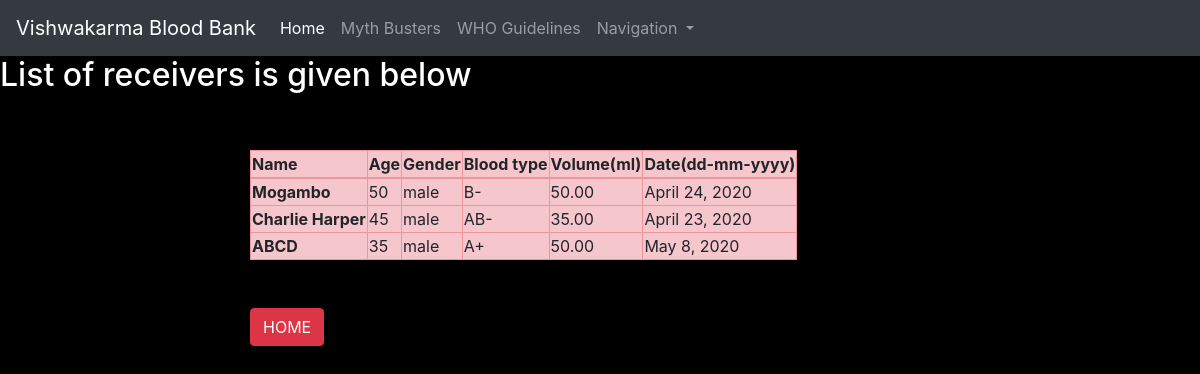
The page /receivers on the database its author committed.
### blbd/models.py (models this page shows)
class receiver(models.Model):
    receivers_id = models.BigAutoField
    receivers_name  = models.CharField(max_length=50)
    receivers_age  = models.IntegerField(default=0)
    receivers_email = models.EmailField(max_length=50,default="")
    receivers_gender = models.CharField(max_length=10)
    receivers_blood_group = models.CharField(max_length=5)
    receivers_Volume = models.DecimalField(max_digits=5,decimal_places=2)
    receivers_date = models.DateField()
    def __str__(self):
        return self.receivers_name

### blbd/views.py (the view)
# urls.py: path('receivers', views.receivers, name='receivers'),
def receivers(request):
    receive = receiver.objects.all()
    print(receive)
    nrows = len(receive)
    params = {"no._of_rows":nrows,"range":range(nrows),"receiver":receive}
    return render(request,'receivers.html',params)

### templates/receivers.html (shortened to what this page needs)
<!doctype html>
<html lang="en">
  <head>
    <link rel="stylesheet" href="https://stackpath.bootstrapcdn.com/bootstrap/4.4.1/css/bootstrap.min.css">
  </head>
  <body>
    <nav class="navbar navbar-expand-lg navbar navbar-dark bg-dark">
  <a class="navbar-brand" href="/">Vishwakarma Blood Bank</a>
  <div class="collapse navbar-collapse" id="navbarNavDropdown">
    <ul class="navbar-nav">
      <li class="nav-item active">
        <a class="nav-link" href="/">Home <span class="sr-only">(current)</span></a>
      </li>
      <li class="nav-item">
        <a class="nav-link" href="http://127.0.0.1:8000/myths">Myth Busters</a>
      </li>
      <li class="nav-item">
        <a class="nav-link" href="http://127.0.0.1:8000/who">WHO Guidelines</a>
      </li>
      <li class="nav-item dropdown">
        <a class="nav-link dropdown-toggle" href="#" id="navbarDropdownMenuLink" role="button" data-toggle="dropdown" aria-haspopup="true" aria-expanded="false">
          Navigation
        </a>
      </li>
    </ul>
  </div>
</nav>
  <font color="white">
  <p class="h2">List of receivers is given below</p></font><br><br>
  <div class="mx-auto" style="width:700px;">
  <table class="table-danger table-bordered">
  <thead class="thead-dark">
    <tr>
      <th scope="col">Name</th>
      <th scope="col">Age</th>
      <th scope="col">Gender</th>
      <th scope="col">Blood type</th>
      <th scope="col">Volume(ml)</th>
      <th scope="col">Date(dd-mm-yyyy)</th>
    </tr>
  </thead>
  <tbody>
    {% for i in receiver %}
    <tr>
      <th scope="row">{{i.receivers_name}}</th>
      <td>{{i.receivers_age}}</td>
      <td>{{i.receivers_gender}}</td>
      <td>{{i.receivers_blood_group}}</td>
      <td>{{i.receivers_Volume}}</td>
      <td>{{i.receivers_date}}</td>
    </tr>
    {% endfor %}
  </tbody>
</table><br><br>
 <a class="btn btn-danger" href="/" role="button">HOME</a>
  </div>
  </body>
</html>

### templates/receivers.html (style rules this page uses)
body { background-image: url(""); background-color: black; }

### rows shown on the page
receiver: receivers_name "Mogambo", receivers_age "50", receivers_gender "male", receivers_blood_group "B-", receivers_Volume "50.00", receivers_date "April 24, 2020"
receiver: receivers_name "Charlie Harper", receivers_age "45", receivers_gender "male", receivers_blood_group "AB-", receivers_Volume "35.00", receivers_date "April 23, 2020"
receiver: receivers_name "ABCD", receivers_age "35", receivers_gender "male", receivers_blood_group "A+", receivers_Volume "50.00", receivers_date "May 8, 2020"
